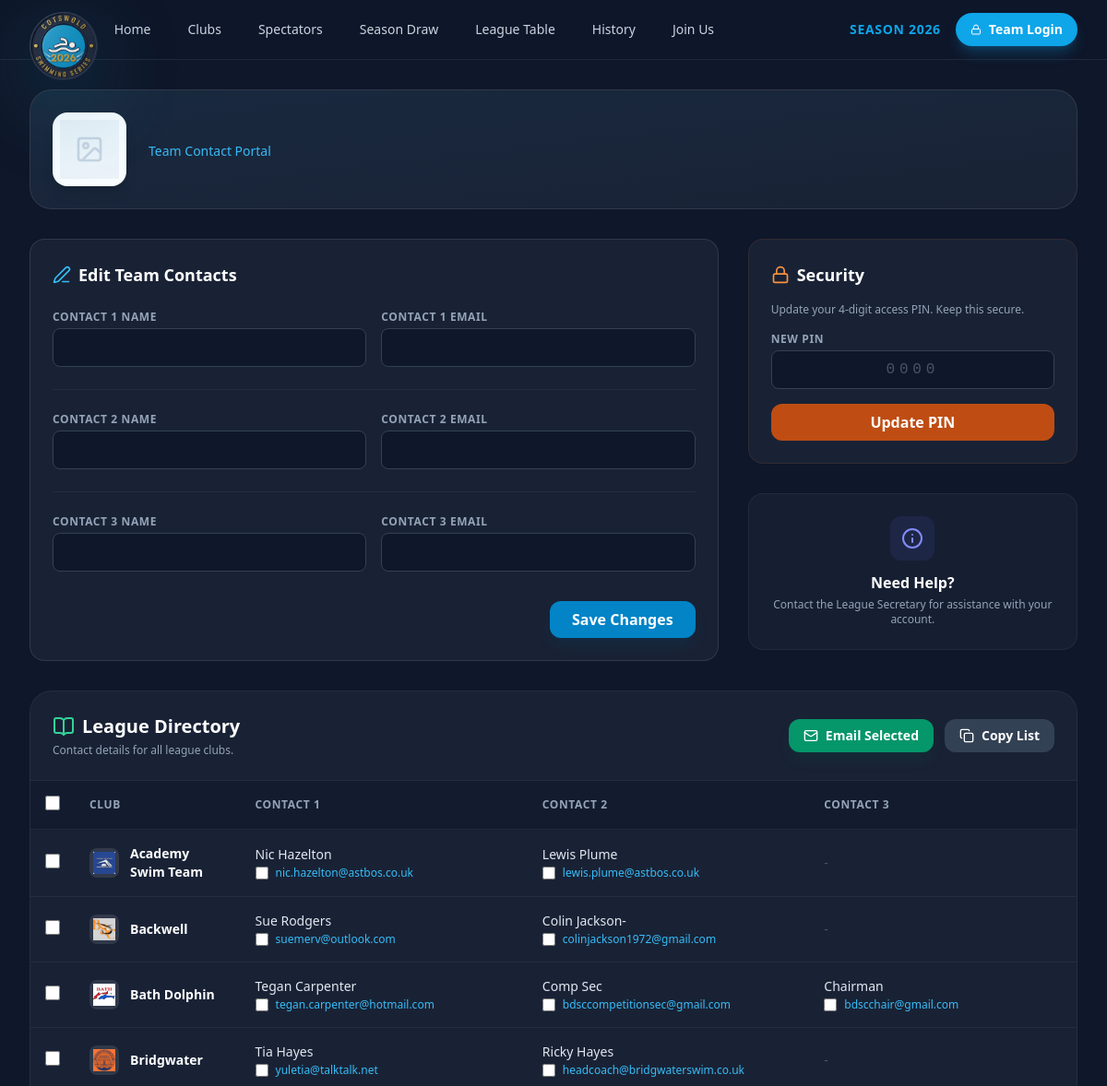
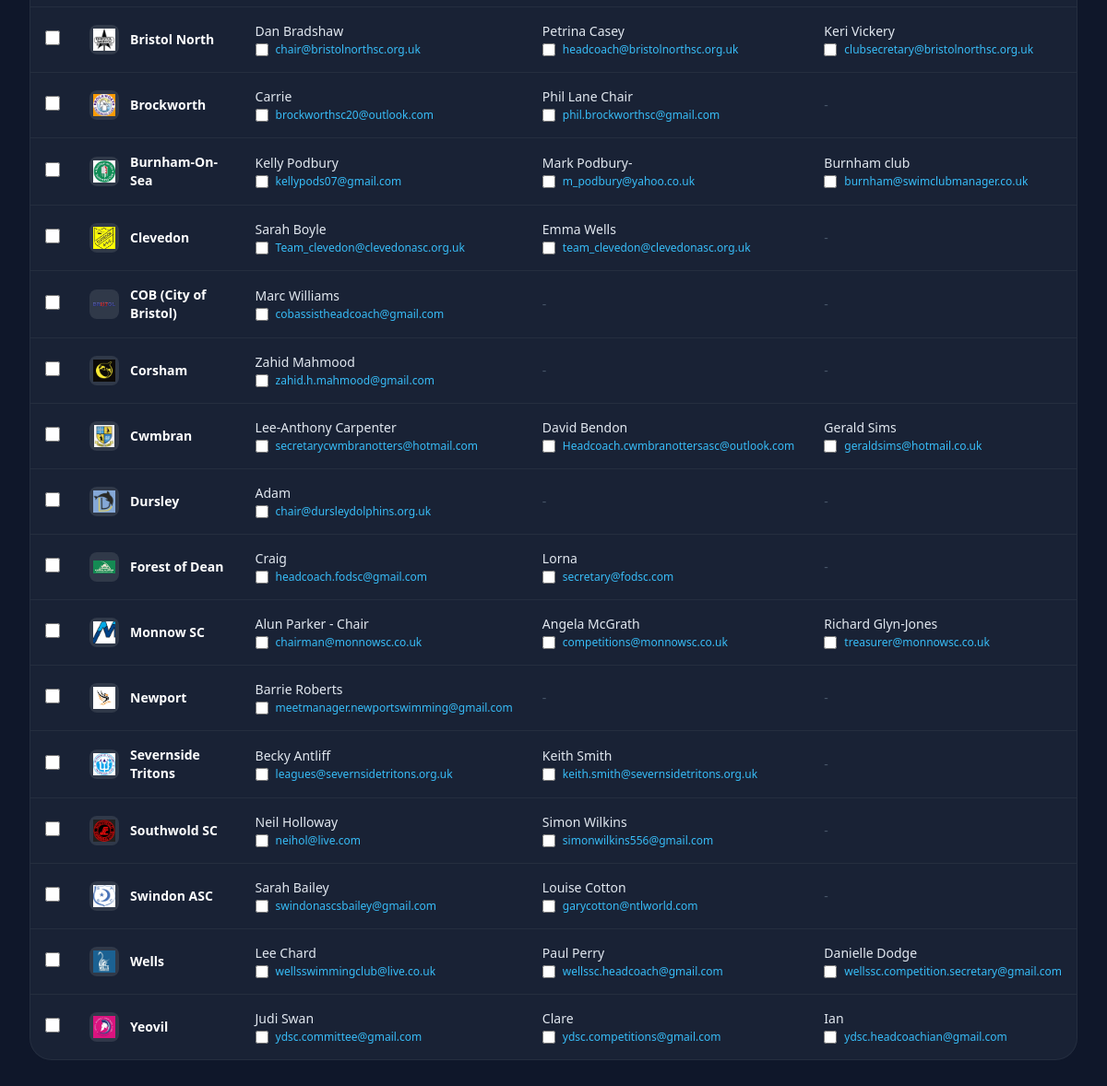
Screenshot of /_legacy/contacts.php (signed in) with the database file from the repository (2 pictures, top to bottom).
### tables this page shows
CREATE TABLE `club_contacts` (
  `id` int(11) NOT NULL AUTO_INCREMENT,
  `club_id` int(11) NOT NULL,
  `club_name` varchar(100) NOT NULL,
  `access_pin` varchar(4) NOT NULL DEFAULT '0000',
  `contact1_name` varchar(100) DEFAULT NULL,
  `contact1_email` varchar(150) DEFAULT NULL,
  `contact2_name` varchar(100) DEFAULT NULL,
  `contact2_email` varchar(150) DEFAULT NULL,
  `contact3_name` varchar(100) DEFAULT NULL,
  `contact3_email` varchar(150) DEFAULT NULL,
  `last_updated` timestamp NOT NULL DEFAULT current_timestamp() ON UPDATE current_timestamp(),
  PRIMARY KEY (`id`),
  UNIQUE KEY `club_id` (`club_id`)
);

CREATE TABLE `clubs` (
  `id` int(11) NOT NULL AUTO_INCREMENT,
  `name` varchar(100) NOT NULL,
  `logo` varchar(50) DEFAULT NULL,
  `pool_name` varchar(100) DEFAULT NULL,
  `postcode` varchar(10) DEFAULT NULL,
  `website` varchar(255) DEFAULT NULL,
  PRIMARY KEY (`id`)
);

### _legacy/contacts.php (the view, shortened to what the rows shown need)
<?php
include 'db.php';
$error_msg = '';
$is_logged_in = isset($_SESSION['club_logged_in']) && $_SESSION['club_logged_in'] === true;
$directory_data = [];
$clubs_dropdown = [];
if ($is_logged_in) {
    $sql = "SELECT cc.*, c.logo, c.name as real_club_name FROM club_contacts cc LEFT JOIN clubs c ON cc.club_id = c.id ORDER BY c.name ASC";
    $dir_res = $conn->query($sql);
    if ($dir_res) {
        while ($d = $dir_res->fetch_assoc()) {
            $directory_data[] = $d;
        }
    }
}
?>
<!DOCTYPE html>
<html lang="en">
<head>
    <script src="https://cdn.tailwindcss.com"></script>
</head>
<body class="text-white font-sans min-h-screen flex flex-col">
    <div class="flex-grow flex flex-col items-center p-4 sm:p-6 lg:p-8">
        <?php if (!$is_logged_in): ?>
            <div class="w-full max-w-md mt-10">
                <div class="glass-panel p-8 rounded-3xl shadow-2xl relative overflow-hidden">
                    <div class="absolute top-0 left-0 w-full h-1 bg-gradient-to-r from-sky-500 to-emerald-500"></div>
                    <div class="text-center mb-8">
                        <div class="bg-slate-800 w-16 h-16 rounded-2xl flex items-center justify-center mx-auto mb-4 border border-white/10 shadow-inner">
                            <i data-lucide="users" class="w-8 h-8 text-sky-400"></i>
                        </div>
                        <h1 class="text-2xl font-bold mb-2">Team Portal</h1>
                        <p class="text-slate-400 text-sm">Secure access for club representatives.</p>
                    </div>
                    <?php if ($error_msg): ?>
                        <div class="bg-red-500/10 border border-red-500/20 text-red-400 px-4 py-3 rounded-xl text-sm mb-6 flex items-start gap-2">
                            <i data-lucide="alert-circle" class="w-4 h-4 mt-0.5 flex-shrink-0"></i>
                            <p><?php echo htmlspecialchars($error_msg); ?></p>
                        </div>
                    <?php endif; ?>
                    <form method="POST" class="space-y-5">
                        <input type="hidden" name="action" value="login">
                        <div>
                            <label class="block text-xs font-bold text-slate-500 uppercase tracking-wider mb-2">Select Your Club</label>
                            <div class="relative">
                                <select name="club_id" class="w-full bg-slate-950 border border-slate-700 rounded-xl py-3 px-4 text-white focus:outline-none focus:border-sky-500 transition-all appearance-none cursor-pointer hover:border-slate-600" required>
                                    <option value="" disabled selected>Choose club...</option>
                                    <?php foreach ($clubs_dropdown as $club): ?>
                                        <option value="<?php echo $club['club_id']; ?>"><?php echo htmlspecialchars($club['club_name']); ?></option>
                                    <?php endforeach; ?>
                                </select>
                                <i data-lucide="chevron-down" class="absolute right-4 top-3.5 w-4 h-4 text-slate-500 pointer-events-none"></i>
                            </div>
                        </div>
                        <div>
                            <label class="block text-xs font-bold text-slate-500 uppercase tracking-wider mb-2">Access PIN</label>
                            <input type="password" name="pin" class="w-full bg-slate-950 border border-slate-700 rounded-xl py-3 px-4 text-white focus:outline-none focus:border-sky-500 transition-all text-center tracking-[0.5em] font-mono text-lg placeholder-slate-700" placeholder="••••" maxlength="4" pattern="\d{4}" inputmode="numeric" required>
                        </div>
                        <button type="submit" class="w-full bg-sky-600 hover:bg-sky-500 text-white font-bold py-3.5 rounded-xl transition-all shadow-lg shadow-sky-900/20 flex items-center justify-center gap-2 mt-2 group">
                            <span>Login</span> <i data-lucide="arrow-right" class="w-4 h-4 group-hover:translate-x-1 transition-transform"></i>
                        </button>
                    </form>
                </div>
            </div>
        <?php else: ?>
            <div class="w-full max-w-7xl space-y-8 animate-fade-in-up">
                <div class="grid grid-cols-1 lg:grid-cols-3 gap-8">
                    <div class="lg:col-span-2 space-y-8">
                        <form method="POST" class="glass-panel p-6 rounded-2xl">
                            <h2 class="text-lg font-bold text-white mb-6 flex items-center gap-2">
                                <i data-lucide="edit-3" class="w-5 h-5 text-sky-400"></i> Edit Team Contacts
                            </h2>
                        </form>
                    </div>
                    <div class="space-y-8">
                        <form method="POST" class="glass-panel p-6 rounded-2xl border-orange-500/10">
                            <h2 class="text-lg font-bold text-white mb-4 flex items-center gap-2">
                                <i data-lucide="lock" class="w-5 h-5 text-orange-400"></i> Security
                            </h2>
                        </form>
                    </div>
                </div>
                <div class="glass-panel rounded-3xl overflow-hidden border border-white/5 mb-20">
                    <div class="p-6 border-b border-white/5 flex flex-col md:flex-row justify-between items-center gap-4">
                        <div>
                            <h2 class="text-xl font-bold flex items-center gap-2">
                                <i data-lucide="book-open" class="w-6 h-6 text-emerald-400"></i> League Directory
                            </h2>
                        </div>
                    </div>
                    <div class="overflow-x-auto">
                        <table class="w-full text-left border-collapse">
                            <thead>
                                <tr class="bg-slate-900/50 text-slate-400 text-xs uppercase tracking-wider border-b border-white/5">
                                    <th class="p-4 w-12 text-center">
                                        <input type="checkbox" id="selectAll" class="rounded bg-slate-800 border-slate-600 text-sky-500 focus:ring-0 focus:ring-offset-0 cursor-pointer w-4 h-4">
                                    </th>
                                    <th class="p-4">Club</th>
                                    <th class="p-4">Contact 1</th>
                                    <th class="p-4">Contact 2</th>
                                    <th class="p-4">Contact 3</th>
                                </tr>
                            </thead>
                            <tbody class="divide-y divide-white/5 text-sm">
                                <?php foreach ($directory_data as $row): ?>
                                    <tr class="hover:bg-white/5 transition-colors group">
                                        <td class="p-4 text-center">
                                            <input type="checkbox" onchange="toggleRow(this)" class="row-checkbox rounded bg-slate-800 border-slate-600 text-sky-500 focus:ring-0 focus:ring-offset-0 cursor-pointer w-4 h-4">
                                        </td>
                                        <td class="p-4">
                                            <div class="flex items-center gap-3">
                                                <div class="w-8 h-8 bg-white/10 rounded-lg p-1 flex-shrink-0">
                                                    <?php if($row['logo']): ?>
                                                        <img src="images/Teams/<?php echo htmlspecialchars($row['logo']); ?>" class="w-full h-full object-contain">
                                                    <?php else: ?>
                                                        <div class="w-full h-full flex items-center justify-center"><i data-lucide="shield" class="w-4 h-4 text-slate-500"></i></div>
                                                    <?php endif; ?>
                                                </div>
                                                <span class="font-bold text-white"><?php echo htmlspecialchars($row['real_club_name']); ?></span>
                                            </div>
                                        </td>
                                        <td class="p-4">
                                            <?php if($row['contact1_name']): ?>
                                                <div class="font-medium text-slate-200"><?php echo htmlspecialchars($row['contact1_name']); ?></div>
                                                <div class="flex items-center gap-2 mt-0.5">
                                                    <?php if($row['contact1_email']): ?>
                                                        <input type="checkbox" class="email-checkbox rounded bg-slate-800 border-slate-600 text-emerald-500 focus:ring-0 focus:ring-offset-0 cursor-pointer w-3.5 h-3.5" value="<?php echo htmlspecialchars($row['contact1_email']); ?>">
                                                        <a href="mailto:<?php echo htmlspecialchars($row['contact1_email']); ?>" class="text-sky-400 text-xs hover:underline"><?php echo htmlspecialchars($row['contact1_email']); ?></a>
                                                    <?php endif; ?>
                                                </div>
                                            <?php else: ?>
                                                <span class="text-slate-600">-</span>
                                            <?php endif; ?>
                                        </td>
                                        <td class="p-4">
                                            <?php if($row['contact2_name']): ?>
                                                <div class="font-medium text-slate-200"><?php echo htmlspecialchars($row['contact2_name']); ?></div>
                                                <div class="flex items-center gap-2 mt-0.5">
                                                    <?php if($row['contact2_email']): ?>
                                                        <input type="checkbox" class="email-checkbox rounded bg-slate-800 border-slate-600 text-emerald-500 focus:ring-0 focus:ring-offset-0 cursor-pointer w-3.5 h-3.5" value="<?php echo htmlspecialchars($row['contact2_email']); ?>">
                                                        <a href="mailto:<?php echo htmlspecialchars($row['contact2_email']); ?>" class="text-sky-400 text-xs hover:underline"><?php echo htmlspecialchars($row['contact2_email']); ?></a>
                                                    <?php endif; ?>
                                                </div>
                                            <?php else: ?>
                                                <span class="text-slate-600">-</span>
                                            <?php endif; ?>
                                        </td>
                                        <td class="p-4">
                                            <?php if($row['contact3_name']): ?>
                                                <div class="font-medium text-slate-200"><?php echo htmlspecialchars($row['contact3_name']); ?></div>
                                                <div class="flex items-center gap-2 mt-0.5">
                                                    <?php if($row['contact3_email']): ?>
                                                        <input type="checkbox" class="email-checkbox rounded bg-slate-800 border-slate-600 text-emerald-500 focus:ring-0 focus:ring-offset-0 cursor-pointer w-3.5 h-3.5" value="<?php echo htmlspecialchars($row['contact3_email']); ?>">
                                                        <a href="mailto:<?php echo htmlspecialchars($row['contact3_email']); ?>" class="text-sky-400 text-xs hover:underline"><?php echo htmlspecialchars($row['contact3_email']); ?></a>
                                                    <?php endif; ?>
                                                </div>
                                            <?php else: ?>
                                                <span class="text-slate-600">-</span>
                                            <?php endif; ?>
                                        </td>
                                    </tr>
                                <?php endforeach; ?>
                            </tbody>
                        </table>
                    </div>
                </div>
            </div>
        <?php endif; ?>
    </div>
</body>
</html>

### rows the page displays
club_contacts: club.logo (picture), club.name "Academy Swim Team", contact1_name "Nic Hazelton", contact1_email "nic.hazelton@astbos.co.uk", contact2_name "Lewis Plume", contact2_email "lewis.plume@astbos.co.uk"
club_contacts: club.logo (picture), club.name "Backwell", contact1_name "Sue Rodgers", contact1_email "suemerv@outlook.com", contact2_name "Colin Jackson-", contact2_email "colinjackson1972@gmail.com"
club_contacts: club.logo (picture), club.name "Bath Dolphin", contact1_name "Tegan Carpenter", contact1_email "tegan.carpenter@hotmail.com", contact2_name "Comp Sec", contact2_email "bdsccompetitionsec@gmail.com", contact3_name "Chairman", contact3_email "bdscchair@gmail.com"
club_contacts: club.logo (picture), club.name "Bridgwater", contact1_name "Tia Hayes", contact1_email "yuletia@talktalk.net", contact2_name "Ricky Hayes", contact2_email "headcoach@bridgwaterswim.co.uk"
club_contacts: club.logo (picture), club.name "Bristol North", contact1_name "Dan Bradshaw", contact1_email "chair@bristolnorthsc.org.uk", contact2_name "Petrina Casey", contact2_email "headcoach@bristolnorthsc.org.uk", contact3_name "Keri Vickery", contact3_email "clubsecretary@bristolnorthsc.org.uk"
club_contacts: club.logo (picture), club.name "Brockworth", contact1_name "Carrie", contact1_email "brockworthsc20@outlook.com", contact2_name "Phil Lane Chair", contact2_email "phil.brockworthsc@gmail.com"
club_contacts: club.logo (picture), club.name "Burnham-On-Sea", contact1_name "Kelly Podbury", contact1_email "kellypods07@gmail.com", contact2_name "Mark Podbury-", contact2_email "m_podbury@yahoo.co.uk", contact3_name "Burnham club", contact3_email "burnham@swimclubmanager.co.uk"
club_contacts: club.logo (picture), club.name "Clevedon", contact1_name "Sarah Boyle", contact1_email "Team_clevedon@clevedonasc.org.uk", contact2_name "Emma Wells", contact2_email "team_clevedon@clevedonasc.org.uk"
club_contacts: club.logo (picture), club.name "COB (City of Bristol)", contact1_name "Marc Williams", contact1_email "cobassistheadcoach@gmail.com"
club_contacts: club.logo (picture), club.name "Corsham", contact1_name "Zahid Mahmood", contact1_email "zahid.h.mahmood@gmail.com"
club_contacts: club.logo (picture), club.name "Cwmbran", contact1_name "Lee-Anthony Carpenter", contact1_email "secretarycwmbranotters@hotmail.com", contact2_name "David Bendon", contact2_email "Headcoach.cwmbranottersasc@outlook.com", contact3_name "Gerald Sims", contact3_email "geraldsims@hotmail.co.uk"
club_contacts: club.logo (picture), club.name "Dursley", contact1_name "Adam", contact1_email "chair@dursleydolphins.org.uk"
club_contacts: club.logo (picture), club.name "Forest of Dean", contact1_name "Craig", contact1_email "headcoach.fodsc@gmail.com", contact2_name "Lorna", contact2_email "secretary@fodsc.com"
club_contacts: club.logo (picture), club.name "Monnow SC", contact1_name "Alun Parker - Chair", contact1_email "chairman@monnowsc.co.uk", contact2_name "Angela McGrath", contact2_email "competitions@monnowsc.co.uk", contact3_name "Richard Glyn-Jones", contact3_email "treasurer@monnowsc.co.uk"
club_contacts: club.logo (picture), club.name "Newport", contact1_name "Barrie Roberts", contact1_email "meetmanager.newportswimming@gmail.com"
club_contacts: club.logo (picture), club.name "Severnside Tritons", contact1_name "Becky Antliff", contact1_email "leagues@severnsidetritons.org.uk", contact2_name "Keith Smith", contact2_email "keith.smith@severnsidetritons.org.uk"
club_contacts: club.logo (picture), club.name "Southwold SC", contact1_name "Neil Holloway", contact1_email "neihol@live.com", contact2_name "Simon Wilkins", contact2_email "simonwilkins556@gmail.com"
club_contacts: club.logo (picture), club.name "Swindon ASC", contact1_name "Sarah Bailey", contact1_email "swindonascsbailey@gmail.com", contact2_name "Louise Cotton", contact2_email "garycotton@ntlworld.com"
club_contacts: club.logo (picture), club.name "Wells", contact1_name "Lee Chard", contact1_email "wellsswimmingclub@live.co.uk", contact2_name "Paul Perry", contact2_email "wellssc.headcoach@gmail.com", contact3_name "Danielle Dodge", contact3_email "wellssc.competition.secretary@gmail.com"
club_contacts: club.logo (picture), club.name "Yeovil", contact1_name "Judi Swan", contact1_email "ydsc.committee@gmail.com", contact2_name "Clare", contact2_email "ydsc.competitions@gmail.com", contact3_name "Ian", contact3_email "ydsc.headcoachian@gmail.com"

### other values shown
$navSeasonYear "2026"
